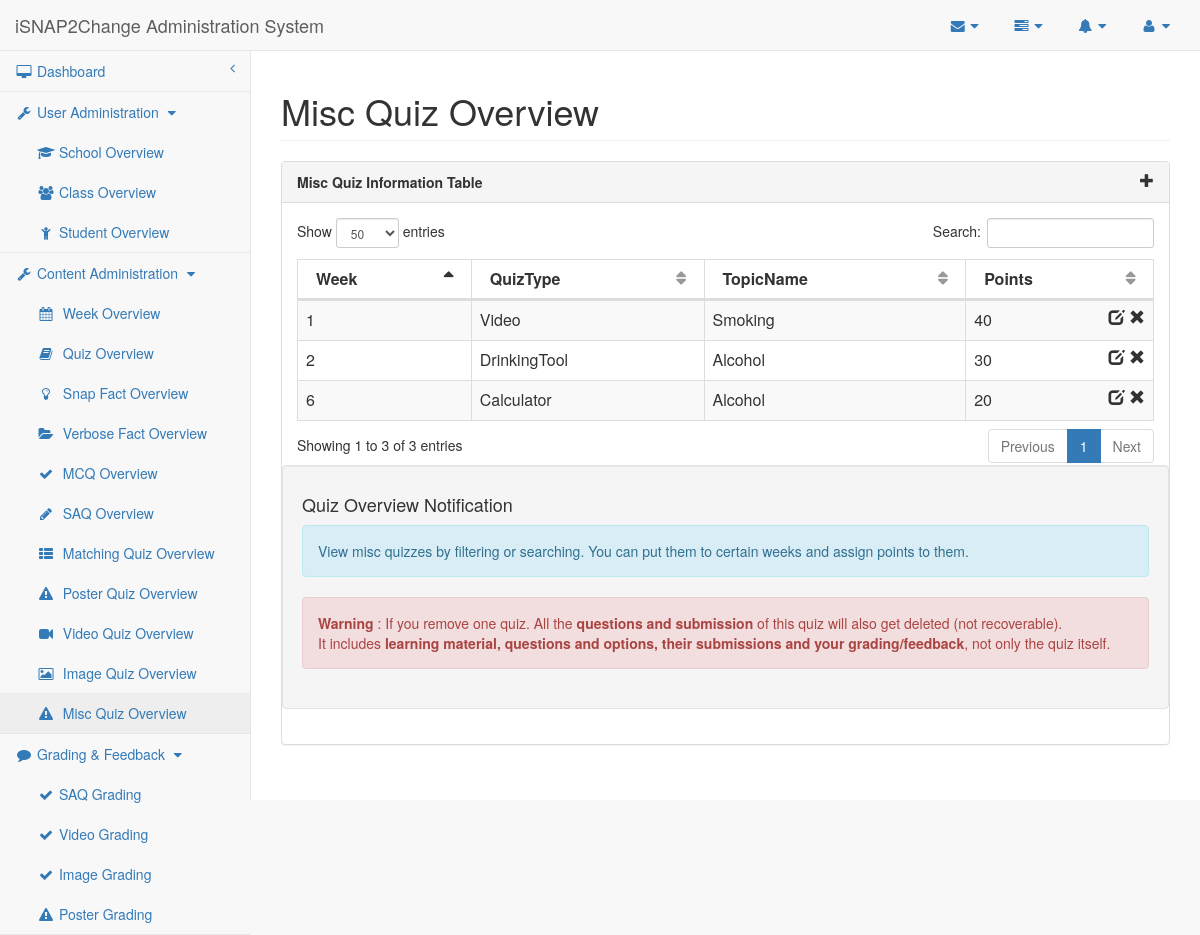
The app's page /researcher/misc.php with its own data.
### tables this page shows
CREATE TABLE IF NOT EXISTS `Quiz` (
    QuizID MEDIUMINT AUTO_INCREMENT,
    Week MEDIUMINT,
    QuizType ENUM('SAQ', 'MCQ', 'Matching', 'Poster', 'Misc'), 
	ExtraQuiz BOOLEAN DEFAULT 0,
    TopicID MEDIUMINT,
    CONSTRAINT Quiz_QuizID_PK PRIMARY KEY (QuizID),
    CONSTRAINT Quiz_TopicID_FK FOREIGN KEY (TopicID)
        REFERENCES Topic (TopicID)
        ON DELETE CASCADE ON UPDATE CASCADE
);

CREATE TABLE IF NOT EXISTS `Topic` (
    TopicID MEDIUMINT AUTO_INCREMENT,
    TopicName VARCHAR(190) UNIQUE,
    CONSTRAINT Topic_TopicID_PK PRIMARY KEY (TopicID)
);

CREATE TABLE IF NOT EXISTS `Misc_Section` (
    QuizID MEDIUMINT,
    QuizSubType TEXT,
    Points MEDIUMINT,
    CONSTRAINT Misc_Section_QuizID_PK PRIMARY KEY (QuizID),
    CONSTRAINT Misc_Section_QuizID_FK FOREIGN KEY (QuizID)
        REFERENCES Quiz (QuizID)
        ON DELETE CASCADE ON UPDATE CASCADE
);

### researcher/researcher-lib.php (called while the page is built, shortened)
<?php
$userAdminPageArr = array('School', 'Class', 'Student');
$userAdminIconArr = array('mortar-board', 'users', 'child');
$contentAdminPageArr = array('Week', 'Quiz', 'Snap Fact', 'Verbose Fact', 'MCQ', 'SAQ', 'Matching', 'Poster', 'Video', 'Image', 'Misc');
$quizTypeArr = array('Matching', 'Poster', 'Video', 'Image', 'Misc');
$contentAdminIconArr = array('calendar', 'book', 'lightbulb-o', 'folder-open', 'check', 'pencil', 'th-list', 'exclamation-triangle', 'video-camera', 'picture-o', 'exclamation-triangle');
$gradingPageArr = array('SAQ Grading', 'Video Grading', 'Image Grading', 'Poster Grading');
$gradingIconArr = array('check', 'check', 'check', 'exclamation-triangle');
?>

### mysql-lib.php (called while the page is built, shortened)
<?php
function getQuizzes(PDO $conn)
{
    return getRecords($conn, "Quiz", array("Topic"));
}
function getQuizPoints(PDO $conn, $quizID)
{
    $pointsBySection = array('MCQ', 'Matching', 'Poster', 'Misc');
    $pointsByQuestion = array('SAQ', 'Video', 'Image');
    $points = 0;
    $quizTypeSql = "SELECT COUNT(*) FROM Quiz WHERE QuizID = ?";
    $quizTypeQuery = $conn->prepare($quizTypeSql);
    $quizTypeQuery->execute(array($quizID));
    if ($quizTypeQuery->fetchColumn() > 0) {
        $quizTypeSql = "SELECT QuizType FROM Quiz WHERE QuizID = ?";
        $quizTypeQuery = $conn->prepare($quizTypeSql);
        $quizTypeQuery->execute(array($quizID));
        $quizTypeResult = $quizTypeQuery->fetch(PDO::FETCH_OBJ);
        $quizType = $quizTypeResult->QuizType;
        if (in_array($quizType, $pointsBySection)) {
            $pointsSql = "SELECT Points AS SumPoints FROM Quiz NATURAL JOIN " . $quizType . "_Section WHERE QuizID = ?";
        } else if (in_array($quizType, $pointsByQuestion)) {
            $pointsSql = "SELECT SUM(Points) AS SumPoints FROM Quiz NATURAL JOIN SAQ_Section NATURAL JOIN SAQ_Question WHERE QuizID = ?";
        } else {
            throw new Exception("Unexpected Quiz Type. QuizID: " . $quizID);
        }
        $pointsQuery = $conn->prepare($pointsSql);
        $pointsQuery->execute(array($quizID));
        $pointsResult = $pointsQuery->fetch(PDO::FETCH_OBJ);
        if (strlen($pointsResult->SumPoints) > 0) {
            $points = $pointsResult->SumPoints;
        }
    }
    return $points;
}
function getRecords(PDO $conn, $tableName, array $joinTables = null)
{
    $tableSql = "SELECT * FROM " . $tableName;
    if ($joinTables != null) {
        foreach ($joinTables as $joinTable) {
            $tableSql .= " NATURAL JOIN " . $joinTable;
        }
    }
    $tableQuery = $conn->prepare($tableSql);
    $tableQuery->execute();
    $tableResult = $tableQuery->fetchAll(PDO::FETCH_OBJ);
    return $tableResult;
}
?>

### researcher/misc.php (the view, shortened to what this page needs)
<?php
require_once("../mysql-lib.php");
require_once("researcher-lib.php");
$columnName = array('QuizID', 'Week', 'QuizType', 'TopicName', 'Points');
$editableQuizTypeArr = array('MCQ', 'SAQ', 'Matching', 'Poster');
try {
    $conn = db_connect();
} catch (Exception $e) {
    debug_err($pageName, $e);
}
try {
    if (isset($_GET['week'])) {
        $quizResult = getQuizzesByWeek($conn, $_GET['week']);
    } else {
        $quizResult = getQuizzes($conn);
    }
} catch (Exception $e) {
    debug_err($pageName, $e);
}
?>
<!DOCTYPE html>
<html lang="en">
<?php require_once('header-lib.php'); ?>
<body>
<div id="wrapper">
    <?php require_once('navigation.php'); ?>
    <div id="page-wrapper">
        <div class="row">
            <div class="col-lg-12">
                <h1 class="page-header">Misc Quiz Overview
                </h1>
            </div>
        </div>
        <div class="row">
            <div class="col-lg-12">
                <div class="panel panel-default">
                    <div class="panel-heading">
                        Misc Quiz Information Table <span class="glyphicon glyphicon-plus pull-right"
                                                          data-toggle="modal"
                                                          data-target="#dialog"></span>
                    </div>
                    <div class="panel-body">
                        <div class="dataTable_wrapper">
                            <table class="table table-striped table-bordered table-hover" id="datatables">
                                <?php require_once('table-head.php'); ?>
                                <tbody>
                                <?php for ($i = 0; $i < count($quizResult); $i++) {
                                    $quizID = $quizResult[$i]->QuizID;
                                    $quizType = getQuizType($conn, $quizID);
                                    $points = getQuizPoints($conn, $quizID);
                                    if (!in_array($quizType, $editableQuizTypeArr)) {
                                        ?>
                                        <tr class="<?php if ($i % 2 == 0) {
                                            echo "odd";
                                        } else {
                                            echo "even";
                                        } ?>">
                                            <td><?php echo $quizResult[$i]->Week ?></td>
                                            <td><?php echo $quizType ?></td>
                                            <td><?php echo $quizResult[$i]->TopicName ?></td>
                                            <td><?php echo $points ?>
                                                <span class="glyphicon glyphicon-remove pull-right"
                                                      aria-hidden="true"></span>
                                                <span class="pull-right" aria-hidden="true">&nbsp;</span>
                                                <span class="glyphicon glyphicon-edit pull-right"
                                                      data-toggle="modal"
                                                      data-target="#dialog" aria-hidden="true"></span>
                                            </td>
                                        </tr>
                                    <?php }
                                } ?>
                                </tbody>
                            </table>
                        </div>
                        <div class="well row">
                            <h4>Quiz Overview Notification</h4>
                            <div class="alert alert-info">
                                <p>View misc quizzes by filtering or searching. You can put them to certain weeks and assign points to them.
                                </p>
                            </div>
                            <div class="alert alert-danger">
                                <p><strong>Warning</strong> : If you remove one quiz. All the <strong>questions and
                                        submission</strong> of this quiz will also get deleted (not recoverable).</p> It
                                includes <strong>learning material, questions and options, their submissions and your
                                    grading/feedback</strong>, not only the quiz itself.
                            </div>
                        </div>
                    </div>
                </div>
            </div>
        </div>
    </div>
</div>
<?php require_once('sb-admin-lib.php'); ?>
</body>
</html>

### researcher/header-lib.php (shortened to what this page needs)
<head>
    <link href="../bower_components/bootstrap/dist/css/bootstrap.min.css" rel="stylesheet">
    <link href="../bower_components/metisMenu/dist/metisMenu.min.css" rel="stylesheet">
    <link href="../bower_components/datatables-plugins/integration/bootstrap/3/dataTables.bootstrap.css"
          rel="stylesheet">
    <link href="../sb-admin/css/sb-admin-2.css" rel="stylesheet">
    <link href="../bower_components/font-awesome/css/font-awesome.min.css" rel="stylesheet" type="text/css">
</head>

### researcher/navigation.php (shortened to what this page needs)
<nav class="navbar navbar-default navbar-static-top" role="navigation" style="margin-bottom: 0">
    <div class="navbar-header">
        <a class="navbar-brand" href="index.php">iSNAP2Change Administration System</a>
    </div>
    <ul class="nav navbar-top-links navbar-right">
        <li class="dropdown">
            <a class="dropdown-toggle" data-toggle="dropdown" href="#">
                <i class="fa fa-envelope fa-fw"></i> <i class="fa fa-caret-down"></i>
            </a>
        </li>
        <li class="dropdown">
            <a class="dropdown-toggle" data-toggle="dropdown" href="#">
                <i class="fa fa-tasks fa-fw"></i> <i class="fa fa-caret-down"></i>
            </a>
        </li>
        <li class="dropdown">
            <a class="dropdown-toggle" data-toggle="dropdown" href="#">
                <i class="fa fa-bell fa-fw"></i> <i class="fa fa-caret-down"></i>
            </a>
        </li>
        <li class="dropdown">
            <a class="dropdown-toggle" data-toggle="dropdown" href="#">
                <i class="fa fa-user fa-fw"></i> <i class="fa fa-caret-down"></i>
            </a>
        </li>
    </ul>
    <div class="navbar-default sidebar" role="navigation">
        <div class="sidebar-nav navbar-collapse">
            <ul class="nav" id="side-menu">
                <li>
                    <a href="index.php"><i class="fa fa-desktop fa-fw"></i> Dashboard<span class="fa arrow"></span></a>
                </li>
                <li>
                    <a href="javascript:;" data-toggle="collapse" data-target="#userAdmin" class=""
                       aria-expanded="true"><i class="fa fa-fw fa-wrench"></i> User Administration <i
                            class="fa fa-fw fa-caret-down"></i></a>
                    <ul id="userAdmin" class="collapse in nav nav-second-level" aria-expanded="true">
                        <?php for ($i = 0; $i < count($userAdminPageArr); $i++) { ?>
                            <li>
                                <a href="<?php echo strtolower($userAdminPageArr[$i]); ?>.php"><i
                                        class="fa fa-fw fa-<?php echo $userAdminIconArr[$i]; ?>"></i>&nbsp;<?php echo $userAdminPageArr[$i]; ?>
                                    Overview</a>
                            </li>
                        <?php } ?>
                    </ul>
                </li>
                <li>
                    <a href="javascript:;" data-toggle="collapse" data-target="#contentAdmin" class=""
                       aria-expanded="true"><i class="fa fa-fw fa-wrench"></i> Content Administration <i
                            class="fa fa-fw fa-caret-down"></i></a>
                    <ul id="contentAdmin" class="collapse in nav nav-second-level" aria-expanded="true">
                        <?php for ($i = 0; $i < count($contentAdminPageArr); $i++) { ?>
                            <li>
                                <a href="<?php echo str_replace(" ", "-", strtolower($contentAdminPageArr[$i])); ?>.php">
                                    <i class="fa fa-fw fa-<?php echo $contentAdminIconArr[$i]; ?>"></i>
                                    &nbsp;<?php echo $contentAdminPageArr[$i];
                                    if (in_array($contentAdminPageArr[$i], $quizTypeArr)) echo " Quiz" ?> Overview</a>
                            </li>
                        <?php } ?>
                    </ul>
                </li>
                <li>
                    <a href="javascript:;" data-toggle="collapse" data-target="#gradingPage" class=""
                       aria-expanded="true"><i class="fa fa-fw fa-comment"></i> Grading & Feedback <i
                            class="fa fa-fw fa-caret-down"></i></a>
                    <ul id="gradingPage" class="collapse in nav nav-second-level" aria-expanded="true">
                        <?php for ($i = 0; $i < count($gradingPageArr); $i++) { ?>
                            <li>
                                <a href="<?php echo str_replace(" ", "-", strtolower($gradingPageArr[$i])); ?>.php"><i
                                        class="fa fa-fw fa-<?php echo $gradingIconArr[$i]; ?>"></i>&nbsp;<?php echo $gradingPageArr[$i]; ?>
                                </a>
                            </li>
                        <?php } ?>
                    </ul>
                </li>
            </ul>
        </div>
    </div>
</nav>

### researcher/table-head.php
<thead>
<tr>
    <?php for ($i = 0; $i < count($columnName); $i++) { ?>
        <th <?php if ($i == 0) {
            echo 'style="display:none"';
        } ?>><?php echo $columnName[$i]; ?></th>
    <?php } ?>
</tr>
</thead>

### researcher/sb-admin-lib.php (shortened to what this page needs)
<link rel="stylesheet" href="//code.jquery.com/ui/1.11.4/themes/ui-lightness/jquery-ui.css"/>
<link rel="stylesheet" href="//code.jquery.com/qunit/qunit-1.18.0.css"/>

### sb-admin/css/sb-admin-2.css (style rules this page uses)
body { background-color: #f8f8f8; }
#wrapper { width: 100%; }
#page-wrapper { padding: 0 15px; min-height: 568px; background-color: #fff; }
@media (min-width:768px) { #page-wrapper { position: inherit; margin: 0 0 0 250px; padding: 0 30px; border-left: 1px solid #e7e7e7; } }
.navbar-top-links { margin-right: 0; }
.navbar-top-links li { display: inline-block; }
.navbar-top-links li:last-child { margin-right: 15px; }
.navbar-top-links li a { padding: 15px; min-height: 50px; }
.sidebar .sidebar-nav.navbar-collapse { padding-right: 0; padding-left: 0; }
.sidebar ul li { border-bottom: 1px solid #e7e7e7; }
.sidebar ul li a.active { background-color: #eee; }
.sidebar .arrow { float: right; }
.sidebar .fa.arrow:before { content: "\f104"; }
.sidebar .nav-second-level li, .sidebar .nav-third-level li { border-bottom: 0!important; }
.sidebar .nav-second-level li a { padding-left: 37px; }
@media (min-width:768px) { .sidebar { z-index: 1; position: absolute; width: 250px; margin-top: 51px; } }
table.dataTable thead .sorting, table.dataTable thead .sorting_asc, table.dataTable thead .sorting_desc, table.dataTable thead .sorting_asc_disabled, table.dataTable thead .sorting_desc_disabled { background: 0 0; }
table.dataTable thead .sorting_asc:after { content: "\f0de"; float: right; font-family: fontawesome; }
table.dataTable thead .sorting:after { content: "\f0dc"; float: right; font-family: fontawesome; color: rgba(50,50,50,.5); }

### researcher/header-lib.php (style rules this page uses)
.panel-heading { font-weight: bold; }

### records on screen
quiz: Week "1", quizType "Video", TopicID.TopicName "Smoking", points "40"
quiz: Week "6", quizType "Calculator", TopicID.TopicName "Alcohol", QuizID.Points "20"
quiz: Week "2", quizType "DrinkingTool", TopicID.TopicName "Alcohol", QuizID.Points "30"

### other values on screen
$userAdminPageArr[$i] "School"
$userAdminPageArr[$i] "Class"
$userAdminPageArr[$i] "Student"
$contentAdminPageArr[$i] "Week"
$contentAdminPageArr[$i] "Quiz"
$contentAdminPageArr[$i] "Snap Fact"
$contentAdminPageArr[$i] "Verbose Fact"
$contentAdminPageArr[$i] "MCQ"
$contentAdminPageArr[$i] "SAQ"
$contentAdminPageArr[$i] "Matching"
$contentAdminPageArr[$i] "Poster"
$contentAdminPageArr[$i] "Video"
$contentAdminPageArr[$i] "Image"
$contentAdminPageArr[$i] "Misc"
$gradingPageArr[$i] "SAQ Grading"
